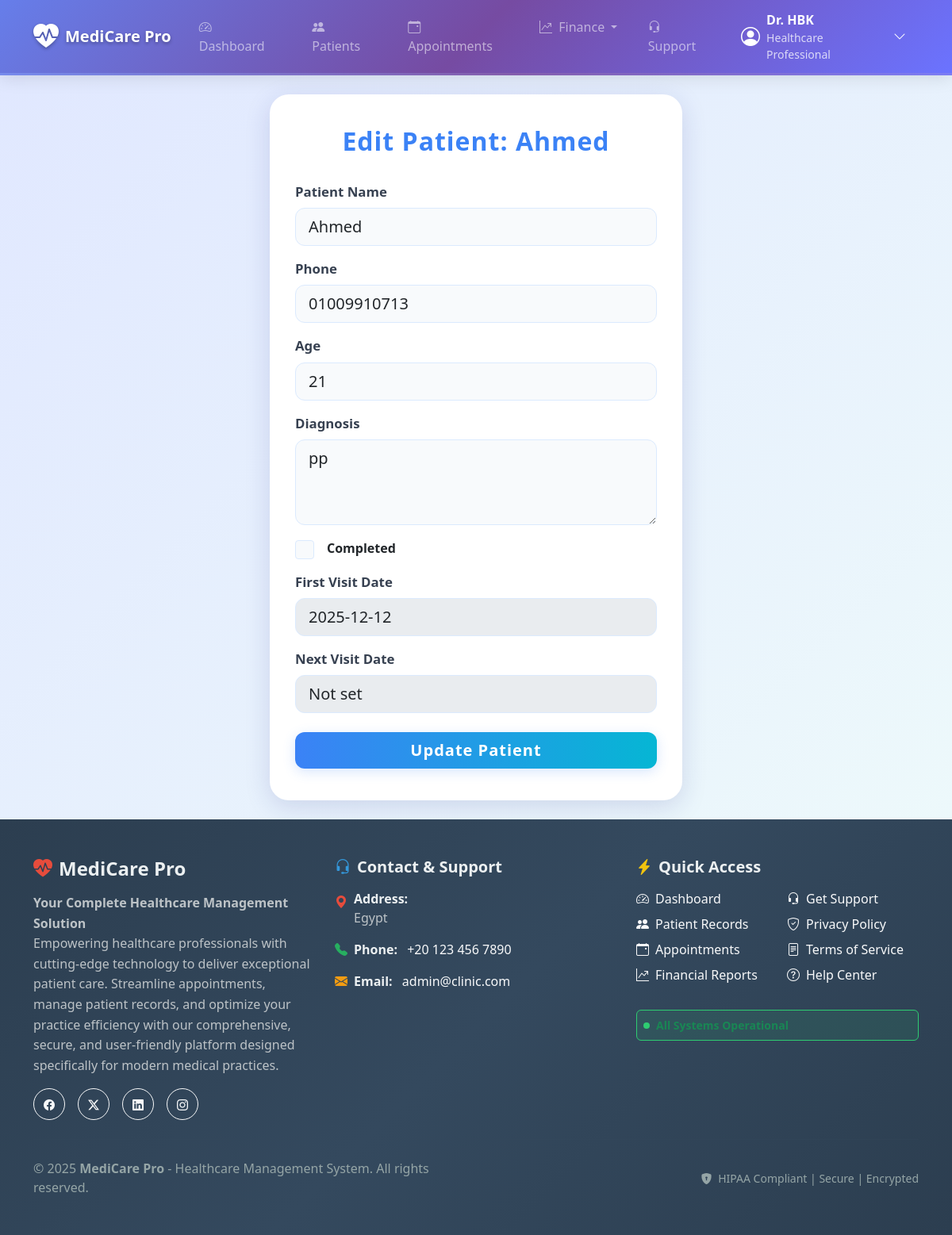
The app's page /patient/5/edit (signed in) with its own data.
### models.py (models this page shows, shortened)
class Doctor(UserMixin, db.Model):
    __tablename__ = 'doctor'
    id = db.Column(db.Integer, primary_key=True)
    clinic_id = db.Column(db.Integer, db.ForeignKey('clinic.id'), nullable=True)
    first_name = db.Column(db.String(100), nullable=False)
    last_name = db.Column(db.String(100), nullable=False)
    email = db.Column(db.String(120), unique=True, nullable=False)
    phone = db.Column(db.String(20), unique=True, nullable=False)
    password = db.Column(db.String(200), nullable=False)
    verified = db.Column(db.Boolean, default=False)
    is_active = db.Column(db.Boolean, default=True)
    role = db.Column(db.String(50), default='doctor')  # doctor, admin
    created_at = db.Column(db.DateTime, default=datetime.utcnow)
    last_login = db.Column(db.DateTime)
    patients = db.relationship('Patient', backref='doctor', lazy=True)

class Patient(db.Model):
    __tablename__ = 'patient'
    id = db.Column(db.Integer, primary_key=True)
    doctor_id = db.Column(db.Integer, db.ForeignKey('doctor.id'), nullable=False)
    doctor_patient_id = db.Column(db.Integer, nullable=False)  # Doctor-specific patient ID
    name = db.Column(db.String(100), nullable=False)
    phone = db.Column(db.String(20))
    age = db.Column(db.Integer)
    diagnosis = db.Column(db.String(200))
    medicines = db.Column(db.String(255))
    first_visit = db.Column(db.DateTime)
    next_visit = db.Column(db.DateTime)
    completed = db.Column(db.Boolean, default=False)
    amount_due = db.Column(db.Float, nullable=False, default=0.0)
    amount_paid = db.Column(db.Float, nullable=False, default=0.0)
    xray_filename = db.Column(db.String(255), nullable=True)
    visits = db.relationship('Visit', backref='patient', lazy=True, cascade='all, delete-orphan')
    __table_args__ = (db.UniqueConstraint('doctor_id', 'doctor_patient_id', name='_doctor_patient_id_uc'),)

class AdminContactInfo(db.Model):
    __tablename__ = 'admin_contact_info'
    id = db.Column(db.Integer, primary_key=True)
    phone = db.Column(db.String(20))
    whatsapp = db.Column(db.String(20))
    email = db.Column(db.String(120))
    address = db.Column(db.Text)
    working_hours = db.Column(db.String(100))
    updated_at = db.Column(db.DateTime, default=datetime.utcnow)
    updated_by = db.Column(db.Integer, db.ForeignKey('super_admin.id'))
    @classmethod
    def get_contact_info(cls):
        info = cls.query.first()
        return info

### app.py (the view, shortened to what this page needs)
@app.route('/patient/<int:patient_id>/edit', methods=['GET', 'POST'])
@login_required
def edit_patient(patient_id):
    patient = Patient.query.get_or_404(patient_id)
    if patient.doctor_id != current_user.id:
        flash('Unauthorized access.', 'danger')
        return redirect(url_for('dashboard'))
    form = EditPatientForm(obj=patient)
    return render_template('edit_patient.html', form=form, patient=patient)

### templates/edit_patient.html (shortened to what this page needs)
{% extends "base.html" %}
{% block content %}
<link href="https://cdn.jsdelivr.net/npm/bootstrap@5.3.0/dist/css/bootstrap.min.css" rel="stylesheet">
<div class="container d-flex align-items-center justify-content-center" style="min-height: 100vh;">
  <div class="modern-card w-100" style="max-width: 520px;">
    <h2 class="modern-title text-center">Edit Patient: {{ patient.name }}</h2>
    <form method="POST" autocomplete="off">
      <div class="mb-3">
        {{ form.name.label(class="form-label fw-semibold") }}
        {{ form.name(class="form-control form-control-lg") }}
      </div>
      <div class="mb-3">
        {{ form.phone.label(class="form-label fw-semibold") }}
        {{ form.phone(class="form-control form-control-lg") }}
      </div>
      <div class="mb-3">
        {{ form.age.label(class="form-label fw-semibold") }}
        {{ form.age(class="form-control form-control-lg") }}
      </div>
      <div class="mb-3">
        {{ form.diagnosis.label(class="form-label fw-semibold") }}
        {{ form.diagnosis(class="form-control form-control-lg", rows=3) }}
      </div>
      <div class="mb-3 d-flex align-items-center">
        {{ form.completed(class="form-check-input") }}
        {{ form.completed.label(class="form-check-label fw-semibold ms-2 mb-0") }}
      </div>
      <div class="mb-3">
        <label class="form-label fw-semibold">First Visit Date</label>
        <input type="text" class="form-control form-control-lg" value="{{ patient.first_visit.strftime('%Y-%m-%d') if patient.first_visit else 'Not set' }}" disabled>
      </div>
      <div class="mb-3">
        <label class="form-label fw-semibold">Next Visit Date</label>
        <input type="text" class="form-control form-control-lg" value="{{ patient.next_visit.strftime('%Y-%m-%d') if patient.next_visit else 'Not set' }}" disabled>
      </div>
      <div class="d-grid mt-4">
        {{ form.submit(class="btn btn-primary btn-lg") }}
      </div>
    </form>
  </div>
</div>
{% endblock %}

### templates/base.html (shortened to what this page needs)
<!DOCTYPE html>
<html lang="en">
<head>
    <link rel="stylesheet" href="https://cdn.jsdelivr.net/npm/bootstrap@5.3.2/dist/css/bootstrap.min.css">
    <link rel="stylesheet" href="https://cdn.jsdelivr.net/npm/bootstrap-icons@1.11.3/font/bootstrap-icons.css">
</head>
<body class="d-flex flex-column min-vh-100">
    <nav class="navbar navbar-expand-lg navbar-dark navbar-custom sticky-top">
      <div class="container">
        <a class="navbar-brand d-flex align-items-center" href="{{ url_for('dashboard') }}">
          <i class="bi bi-heart-pulse-fill fs-2 me-2"></i>
          <span>MediCare Pro</span>
        </a>
        <div class="collapse navbar-collapse" id="navbarMain">
          <ul class="navbar-nav me-auto mb-2 mb-lg-0">
            <li class="nav-item">
              <a class="nav-link" href="{{ url_for('dashboard') }}">
                <i class="bi bi-speedometer2 me-1"></i> Dashboard
              </a>
            </li>
            <li class="nav-item">
              <a class="nav-link" href="{{ url_for('patients') }}">
                <i class="bi bi-people-fill me-1"></i> Patients
              </a>
            </li>
            <li class="nav-item">
              <a class="nav-link" href="{{ url_for('calendar') }}">
                <i class="bi bi-calendar-event me-1"></i> Appointments
              </a>
            </li>
            <li class="nav-item dropdown">
              <a class="nav-link dropdown-toggle" href="#" id="financesDropdown" role="button" data-bs-toggle="dropdown" aria-expanded="false">
                <i class="bi bi-graph-up-arrow me-1"></i> Finance
              </a>
            </li>
            <li class="nav-item">
              <a class="nav-link" href="{{ url_for('contact') }}">
                <i class="bi bi-headset me-1"></i> Support
              </a>
            </li>
          </ul>
          <div class="d-flex align-items-center gap-3">
            {% if current_user.is_authenticated %}
              <div class="dropdown">
                <button class="user-profile d-flex align-items-center border-0 bg-transparent" data-bs-toggle="dropdown" aria-expanded="false" style="color: white;">
                  <i class="bi bi-person-circle fs-4 me-2"></i>
                  <div class="d-flex flex-column text-start">
                    <span class="fw-semibold">Dr. {{ current_user.first_name }}</span>
                    {% if current_user.clinic %}
                      <small class="opacity-75">{{ current_user.clinic.name }}</small>
                    {% else %}
                      <small class="opacity-75">Healthcare Professional</small>
                    {% endif %}
                  </div>
                  <i class="bi bi-chevron-down ms-2"></i>
                </button>
              </div>
            {% endif %}
          </div>
        </div>
      </div>
    </nav>
    <main class="flex-grow-1">
        <div class="container py-4">
            {% block content %}{% endblock %}
        </div>
    </main>
    <footer class="mt-auto" style="background: linear-gradient(135deg, #2c3e50 0%, #34495e 50%, #2c3e50 100%); color: #ecf0f1;">
      <div class="container py-5">
        <div class="row g-4">
          <div class="col-lg-4 col-md-6">
            <div class="footer-section">
              <h4 class="fw-bold mb-3 d-flex align-items-center">
                <i class="bi bi-heart-pulse-fill me-2" style="color: #e74c3c;"></i>
                MediCare Pro
              </h4>
              <p class="mb-3" style="line-height: 1.6; color: #bdc3c7;">
                <strong>Your Complete Healthcare Management Solution</strong><br>
                Empowering healthcare professionals with cutting-edge technology to deliver exceptional patient care.
                Streamline appointments, manage patient records, and optimize your practice efficiency with our
                comprehensive, secure, and user-friendly platform designed specifically for modern medical practices.
              </p>
              <div class="d-flex gap-3 mt-3">
                <a href="#" class="btn btn-outline-light btn-sm rounded-circle" style="width: 40px; height: 40px; display: flex; align-items: center; justify-content: center;">
                  <i class="bi bi-facebook"></i>
                </a>
                <a href="#" class="btn btn-outline-light btn-sm rounded-circle" style="width: 40px; height: 40px; display: flex; align-items: center; justify-content: center;">
                  <i class="bi bi-twitter-x"></i>
                </a>
                <a href="#" class="btn btn-outline-light btn-sm rounded-circle" style="width: 40px; height: 40px; display: flex; align-items: center; justify-content: center;">
                  <i class="bi bi-linkedin"></i>
                </a>
                <a href="#" class="btn btn-outline-light btn-sm rounded-circle" style="width: 40px; height: 40px; display: flex; align-items: center; justify-content: center;">
                  <i class="bi bi-instagram"></i>
                </a>
              </div>
            </div>
          </div>
          <div class="col-lg-4 col-md-6">
            <div class="footer-section">
              <h5 class="fw-bold mb-3 d-flex align-items-center">
                <i class="bi bi-headset me-2" style="color: #3498db;"></i>
                Contact & Support
              </h5>
              {% if contact_info %}
                <div class="contact-info">
                  {% if contact_info.address %}
                    <div class="mb-3 d-flex align-items-start">
                      <i class="bi bi-geo-alt-fill me-2 mt-1" style="color: #e74c3c;"></i>
                      <div>
                        <strong>Address:</strong><br>
                        <span style="color: #bdc3c7;">{{ contact_info.address }}</span>
                      </div>
                    </div>
                  {% endif %}
                  {% if contact_info.phone %}
                    <div class="mb-3 d-flex align-items-center">
                      <i class="bi bi-telephone-fill me-2" style="color: #27ae60;"></i>
                      <div>
                        <strong>Phone:</strong>
                        <a href="tel:{{ contact_info.phone }}" class="text-light text-decoration-none ms-2">
                          {{ contact_info.phone }}
                        </a>
                      </div>
                    </div>
                  {% endif %}
                  {% if contact_info.email %}
                    <div class="mb-3 d-flex align-items-center">
                      <i class="bi bi-envelope-fill me-2" style="color: #f39c12;"></i>
                      <div>
                        <strong>Email:</strong>
                        <a href="mailto:{{ contact_info.email }}" class="text-light text-decoration-none ms-2">
                          {{ contact_info.email }}
                        </a>
                      </div>
                    </div>
                  {% endif %}
                </div>
              {% endif %}
            </div>
          </div>
          <div class="col-lg-4 col-md-12">
            <div class="footer-section">
              <h5 class="fw-bold mb-3 d-flex align-items-center">
                <i class="bi bi-lightning-charge-fill me-2" style="color: #f1c40f;"></i>
                Quick Access
              </h5>
              <div class="row">
                <div class="col-6">
                  <ul class="list-unstyled">
                    <li class="mb-2">
                      <a href="{{ url_for('dashboard') }}" class="text-light text-decoration-none d-flex align-items-center">
                        <i class="bi bi-speedometer2 me-2"></i> Dashboard
                      </a>
                    </li>
                    <li class="mb-2">
                      <a href="{{ url_for('patients') }}" class="text-light text-decoration-none d-flex align-items-center">
                        <i class="bi bi-people-fill me-2"></i> Patient Records
                      </a>
                    </li>
                    <li class="mb-2">
                      <a href="{{ url_for('calendar') }}" class="text-light text-decoration-none d-flex align-items-center">
                        <i class="bi bi-calendar-event me-2"></i> Appointments
                      </a>
                    </li>
                    <li class="mb-2">
                      <a href="{{ url_for('finances') }}" class="text-light text-decoration-none d-flex align-items-center">
                        <i class="bi bi-graph-up-arrow me-2"></i> Financial Reports
                      </a>
                    </li>
                  </ul>
                </div>
                <div class="col-6">
                  <ul class="list-unstyled">
                    <li class="mb-2">
                      <a href="{{ url_for('contact') }}" class="text-light text-decoration-none d-flex align-items-center">
                        <i class="bi bi-headset me-2"></i> Get Support
                      </a>
                    </li>
                    <li class="mb-2">
                      <a href="#" class="text-light text-decoration-none d-flex align-items-center">
                        <i class="bi bi-shield-check me-2"></i> Privacy Policy
                      </a>
                    </li>
                    <li class="mb-2">
                      <a href="#" class="text-light text-decoration-none d-flex align-items-center">
                        <i class="bi bi-file-text me-2"></i> Terms of Service
                      </a>
                    </li>
                    <li class="mb-2">
                      <a href="#" class="text-light text-decoration-none d-flex align-items-center">
                        <i class="bi bi-question-circle me-2"></i> Help Center
                      </a>
                    </li>
                  </ul>
                </div>
              </div>
              <div class="mt-3 p-2 rounded" style="background: rgba(46, 204, 113, 0.1); border: 1px solid #2ecc71;">
                <div class="d-flex align-items-center">
                  <div class="me-2" style="width: 8px; height: 8px; background: #2ecc71; border-radius: 50%; animation: pulse 2s infinite;"></div>
                  <small class="text-success fw-semibold">All Systems Operational</small>
                </div>
              </div>
            </div>
          </div>
        </div>
        <hr class="my-4" style="border-color: #34495e;">
        <div class="row align-items-center">
          <div class="col-md-6">
            <p class="mb-0" style="color: #95a5a6;">
              &copy; {{ current_year or 2025 }} <strong>MediCare Pro</strong> - Healthcare Management System. All rights reserved.
            </p>
          </div>
          <div class="col-md-6 text-md-end">
            <small style="color: #95a5a6;">
              <i class="bi bi-shield-lock-fill me-1"></i>
              HIPAA Compliant | Secure | Encrypted
            </small>
          </div>
        </div>
      </div>
    </footer>
</body>
</html>

### records on screen
Doctor: first_name "HBK"
Patient: name "Ahmed", phone "01009910713", age "21", diagnosis "pp", first_visit "2025-12-12", next_visit "Not set"
AdminContactInfo: address "Egypt", phone "+20 123 456 7890", email "admin@clinic.com"
